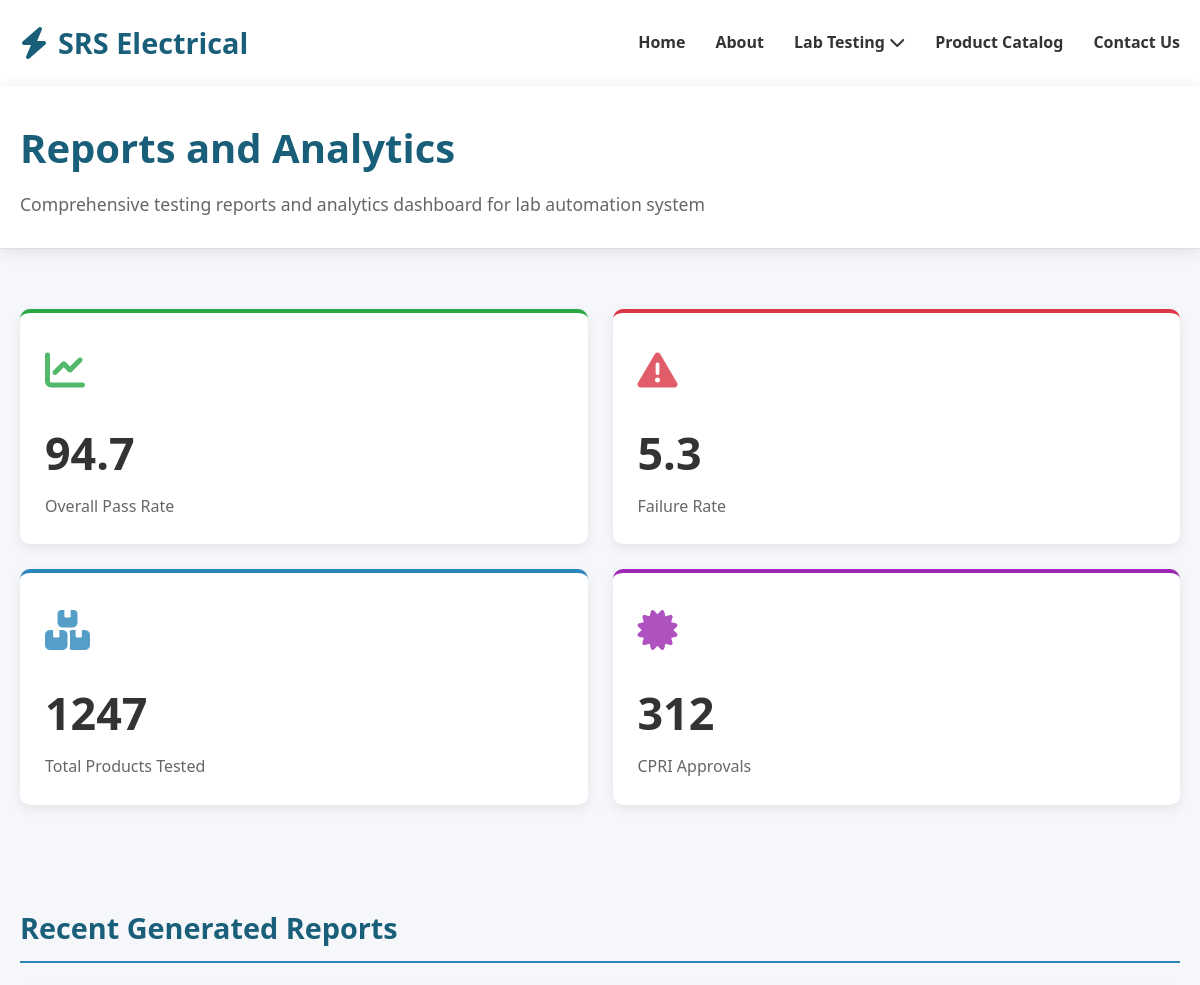
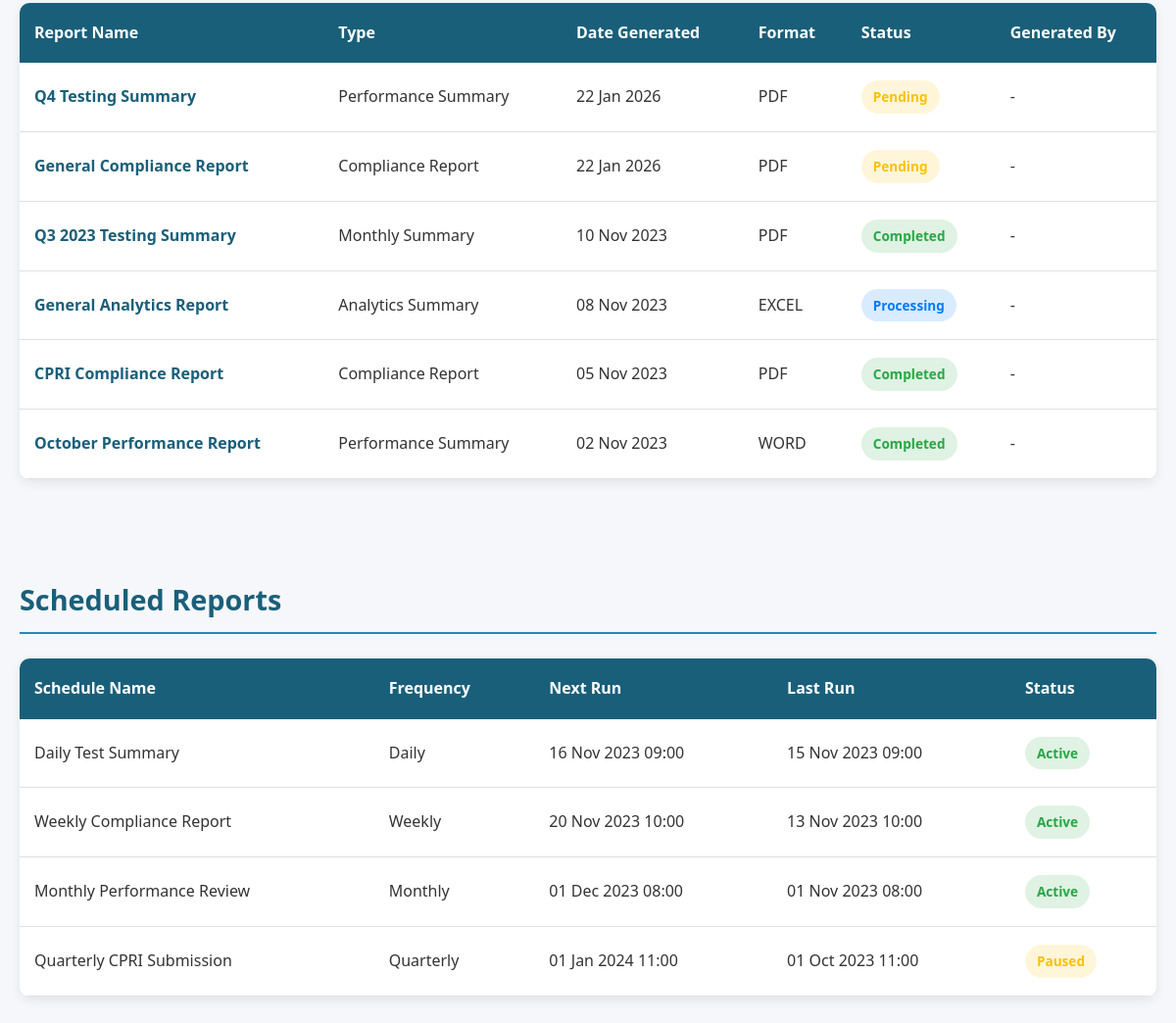
The app's page /report.php with its own data (2 pictures, top to bottom).
### tables this page shows
CREATE TABLE `analytics_summary` (
    `id` int(11) NOT NULL,
    `label` varchar(100) NOT NULL,
    `value` varchar(50) NOT NULL,
    `type` varchar(50) DEFAULT NULL,
    `created_at` timestamp NOT NULL DEFAULT current_timestamp()
);

CREATE TABLE `generated_reports` (
    `report_id` int(11) NOT NULL,
    `report_name` varchar(255) NOT NULL,
    `report_type` varchar(100) NOT NULL,
    `date_generated` date NOT NULL,
    `format` varchar(50) NOT NULL,
    `status` enum(
        'completed',
        'processing',
        'pending',
        'failed'
    ) NOT NULL,
    `size` varchar(50) NOT NULL,
    `generated_by` int(11) DEFAULT NULL
);

CREATE TABLE `scheduled_reports` (
    `schedule_id` int(11) NOT NULL,
    `schedule_name` varchar(255) NOT NULL,
    `frequency` enum(
        'Daily',
        'Weekly',
        'Monthly',
        'Quarterly',
        'Custom'
    ) NOT NULL,
    `next_run` datetime NOT NULL,
    `last_run` datetime NOT NULL,
    `status` enum('active', 'paused') NOT NULL,
    `report_type` varchar(100) NOT NULL
);

### report.php (the view, shortened to what this page needs)
<?php
$isAdminLoggedIn = isset($_SESSION['admin_id']);
include("config/conn.php");
$analyticsCards = [];
$analyticsQuery = "SELECT label, value, type FROM analytics_summary ORDER BY id ASC";
$analyticsResult = $conn->query($analyticsQuery);
if ($analyticsResult) {
    while ($row = $analyticsResult->fetch_assoc()) {
        $analyticsCards[] = $row;
    }
}
$recentReports = [];
$recentQuery = "
    SELECT gr.*, t.tester_name AS generated_by_name
    FROM generated_reports gr
    LEFT JOIN testers t ON gr.generated_by = t.tester_id
    ORDER BY gr.date_generated DESC
";
$recentResult = $conn->query($recentQuery);
if ($recentResult) {
    while ($row = $recentResult->fetch_assoc()) {
        $recentReports[] = $row;
    }
}
$scheduledReports = [];
$scheduledQuery = "SELECT * FROM scheduled_reports ORDER BY next_run ASC";
$scheduledResult = $conn->query($scheduledQuery);
if ($scheduledResult) {
    while ($row = $scheduledResult->fetch_assoc()) {
        $scheduledReports[] = $row;
    }
}
?>
<!DOCTYPE html>
<html lang="en">
<head>
    <link rel="stylesheet" href="https://cdnjs.cloudflare.com/ajax/libs/font-awesome/6.4.0/css/all.min.css">
</head>
<body>
    <header>
        <div class="container">
            <nav class="navbar">
                <a href="index.php" class="logo">
                    <i class="fas fa-bolt logo-icon"></i>
                    <span class="logo-text">SRS Electrical</span>
                </a>
                <ul class="nav-menu" id="navMenu">
                    <li><a href="index.php">Home</a></li>
                    <li><a href="about.php">About</a></li>
                    <li class="dropdown">
                        <a href="lab-testing.php">Lab Testing <i class="fas fa-chevron-down"></i></a>
                    </li>
                    <li><a href="product.php">Product Catalog</a></li>
                    <li><a href="contact.php">Contact Us</a></li>
                </ul>
            </nav>
        </div>
    </header>
    <header class="page-header">
        <div class="container">
            <h1 class="page-title">Reports and Analytics</h1>
            <p class="page-subtitle">Comprehensive testing reports and analytics dashboard for lab automation system</p>
        </div>
    </header>
    <div class="container">
        <section>
            <div class="analytics-cards">
                <?php
                $cardColors = ['card-1', 'card-2', 'card-3', 'card-4'];
                $cardIcons = ['fa-chart-line', 'fa-exclamation-triangle', 'fa-boxes', 'fa-certificate'];
                $i = 0;
                foreach ($analyticsCards as $card):
                    $colorClass = $cardColors[$i % count($cardColors)];
                    $iconClass = $cardIcons[$i % count($cardIcons)];
                ?>
                    <div class="analytics-card <?= $colorClass ?>">
                        <div class="card-icon"><i class="fas <?= $iconClass ?>"></i></div>
                        <div class="card-value"><?= htmlspecialchars($card['value']) ?></div>
                        <div class="card-label"><?= htmlspecialchars($card['label']) ?></div>
                    </div>
                <?php $i++;
                endforeach; ?>
            </div>
        </section>
        <section>
            <h2 class="section-title">Recent Generated Reports</h2>
            <div class="table-container">
                <div class="table-responsive">
                    <table class="data-table" id="recentReportsTable">
                        <thead>
                            <tr>
                                <th>Report Name</th>
                                <th>Type</th>
                                <th>Date Generated</th>
                                <th>Format</th>
                                <th>Status</th>
                                <th>Generated By</th>
                            </tr>
                        </thead>
                        <tbody>
                            <?php if (count($recentReports) == 0): ?>
                                <tr>
                                    <td colspan="<?= $isAdminLoggedIn ? 7 : 6 ?>" style="text-align:center;">No reports generated yet</td>
                                </tr>
                            <?php else: ?>
                                <?php foreach ($recentReports as $report): ?>
                                    <?php
                                    $statusClass = "status-pending";
                                    if ($report['status'] == "completed") $statusClass = "status-completed";
                                    elseif ($report['status'] == "processing") $statusClass = "status-processing";
                                    elseif ($report['status'] == "failed") $statusClass = "status-failed";
                                    ?>
                                    <tr>
                                        <td>
                                            <a href="api/view_report.php?id=<?= $report['report_id'] ?>" target="_blank" style="text-decoration: none; color: var(--primary-blue); font-weight: 600;">
                                                <?= htmlspecialchars($report['report_name']) ?>
                                            </a>
                                        </td>
                                        <td><?= htmlspecialchars($report['report_type']) ?></td>
                                        <td><?= date('d M Y', strtotime($report['date_generated'])) ?></td>
                                        <td><?= strtoupper($report['format']) ?></td>
                                        <td><span class="status-badge <?= $statusClass ?>"><?= ucfirst($report['status']) ?></span></td>
                                        <td><?= htmlspecialchars($report['generated_by_name'] ?? '-') ?></td>
                                    </tr>
                                <?php endforeach; ?>
                            <?php endif; ?>
                        </tbody>
                    </table>
                </div>
            </div>
        </section>
        <section>
            <h2 class="section-title">Scheduled Reports</h2>
            <div class="table-container">
                <div class="table-responsive">
                    <table class="data-table" id="scheduledReportsTable">
                        <thead>
                            <tr>
                                <th>Schedule Name</th>
                                <th>Frequency</th>
                                <th>Next Run</th>
                                <th>Last Run</th>
                                <th>Status</th>
                            </tr>
                        </thead>
                        <tbody>
                            <?php if (count($scheduledReports) == 0): ?>
                                <tr>
                                    <td colspan="<?= $isAdminLoggedIn ? 6 : 5 ?>" style="text-align:center;">No scheduled reports</td>
                                </tr>
                            <?php else: ?>
                                <?php foreach ($scheduledReports as $schedule): ?>
                                    <tr>
                                        <td><?= htmlspecialchars($schedule['schedule_name']) ?></td>
                                        <td><?= ucfirst($schedule['frequency']) ?></td>
                                        <td><?= date('d M Y H:i', strtotime($schedule['next_run'])) ?></td>
                                        <td><?= $schedule['last_run'] ? date('d M Y H:i', strtotime($schedule['last_run'])) : '-' ?></td>
                                        <td>
                                            <span class="status-badge <?= $schedule['status'] == "active" ? "status-completed" : "status-pending" ?>"><?= ucfirst($schedule['status']) ?></span>
                                        </td>
                                    </tr>
                                <?php endforeach; ?>
                            <?php endif; ?>
                        </tbody>
                    </table>
                </div>
            </div>
        </section>
    </div>
</body>
</html>

### report.php (style rules this page uses)
* { margin: 0; padding: 0; box-sizing: border-box; font-family: 'Segoe UI', Tahoma, Geneva, Verdana, sans-serif; }
:root { --primary-blue: #1a5f7a; --accent-blue: #2a86ba; --light-blue: #57c5e6; --dark-gray: #333; --medium-gray: #666; --light-gray: #f8f9fa; --white: #ffffff; --border-color: #e0e0e0; --shadow: 0 4px 12px rgba(0, 0, 0, 0.08); --transition: all 0.3s ease; --success-green: #28a745; --warning-orange: #ffc107; --danger-red: #dc3545; }
body { line-height: 1.6; color: var(--dark-gray); background-color: #f5f7fa; min-height: 100vh; }
.container { width: 100%; max-width: 1400px; margin: 0 auto; padding: 0 20px; }
section { padding: 30px 0; }
header { background-color: var(--white); box-shadow: 0 2px 15px rgba(0, 0, 0, 0.1); position: sticky; top: 0; z-index: 1000; }
.navbar { display: flex; justify-content: space-between; align-items: center; padding: 20px 0; }
.logo { display: flex; align-items: center; text-decoration: none; }
.logo-icon { color: var(--primary-blue); font-size: 2rem; margin-right: 10px; }
.logo-text { font-size: 1.8rem; font-weight: 700; color: var(--primary-blue); }
.nav-menu { display: flex; list-style: none; }
.nav-menu li { position: relative; margin-left: 30px; }
.nav-menu a { text-decoration: none; color: var(--dark-gray); font-weight: 600; transition: var(--transition); padding: 5px 0; position: relative; }
.nav-menu a:after { content: ''; position: absolute; width: 0; height: 2px; background: var(--primary-blue); left: 0; bottom: 0; transition: var(--transition); }
.dropdown { position: relative; }
.page-header { background-color: var(--white); padding: 30px 0; border-bottom: 1px solid var(--border-color); margin-bottom: 30px; }
.page-title { font-size: 2.5rem; color: var(--primary-blue); font-weight: 700; margin-bottom: 10px; }
.page-subtitle { color: var(--medium-gray); font-size: 1.1rem; }
.section-title { font-size: 1.8rem; color: var(--primary-blue); margin-bottom: 25px; padding-bottom: 10px; border-bottom: 2px solid var(--accent-blue); }
.analytics-cards { display: grid; grid-template-columns: repeat(4, 1fr); gap: 25px; margin-bottom: 40px; }
.analytics-card { background-color: var(--white); border-radius: 10px; padding: 25px; box-shadow: var(--shadow); transition: var(--transition); border-top: 4px solid var(--accent-blue); }
.card-1 { border-top-color: var(--success-green); }
.card-2 { border-top-color: var(--danger-red); }
.card-3 { border-top-color: var(--accent-blue); }
.card-4 { border-top-color: #9c27b0; }
.card-icon { font-size: 2.5rem; margin-bottom: 15px; opacity: 0.8; }
.card-1 .card-icon { color: var(--success-green); }
.card-2 .card-icon { color: var(--danger-red); }
.card-3 .card-icon { color: var(--accent-blue); }
.card-4 .card-icon { color: #9c27b0; }
.card-value { font-size: 2.8rem; font-weight: 700; margin-bottom: 5px; color: var(--dark-gray); }
.card-label { color: var(--medium-gray); font-size: 1rem; font-weight: 500; }
.table-container { background-color: var(--white); border-radius: 10px; overflow: hidden; box-shadow: var(--shadow); margin-bottom: 40px; }
.data-table { width: 100%; border-collapse: collapse; }
.data-table thead { background-color: var(--primary-blue); color: var(--white); }
.data-table th { padding: 18px 15px; text-align: left; font-weight: 600; font-size: 1rem; }
.data-table tbody tr { border-bottom: 1px solid var(--border-color); transition: var(--transition); }
.data-table td { padding: 18px 15px; color: var(--dark-gray); }
.status-badge { display: inline-block; padding: 6px 12px; border-radius: 20px; font-weight: 600; font-size: 0.85rem; }
.status-completed { background-color: rgba(40, 167, 69, 0.15); color: var(--success-green); }
.status-pending { background-color: rgba(255, 193, 7, 0.15); color: var(--warning-orange); }
.status-processing { background-color: rgba(0, 123, 255, 0.15); color: #007bff; }
@media (max-width: 1200px) { .analytics-cards { grid-template-columns: repeat(2, 1fr); } }
.table-responsive { overflow-x: auto; }

### records on screen
analytics_summary: value "94.7", label "Overall Pass Rate"
analytics_summary: value "5.3", label "Failure Rate"
analytics_summary: value "1247", label "Total Products Tested"
analytics_summary: value "312", label "CPRI Approvals"
generated_reports: report_name "Q4 Testing Summary", report_type "Performance Summary", date_generated "22 Jan 2026", format "PDF", status "Pending", generated_by_name "-"
generated_reports: report_name "General Compliance Report", report_type "Compliance Report", date_generated "22 Jan 2026", format "PDF", status "Pending", generated_by_name "-"
generated_reports: report_name "Q3 2023 Testing Summary", report_type "Monthly Summary", date_generated "10 Nov 2023", format "PDF", status "Completed", generated_by_name "-"
generated_reports: report_name "General Analytics Report", report_type "Analytics Summary", date_generated "08 Nov 2023", format "EXCEL", status "Processing", generated_by_name "-"
generated_reports: report_name "CPRI Compliance Report", report_type "Compliance Report", date_generated "05 Nov 2023", format "PDF", status "Completed", generated_by_name "-"
generated_reports: report_name "October Performance Report", report_type "Performance Summary", date_generated "02 Nov 2023", format "WORD", status "Completed", generated_by_name "-"
scheduled_reports: schedule_name "Daily Test Summary", frequency "Daily", next_run "16 Nov 2023 09:00", last_run "15 Nov 2023 09:00", status "Active"
scheduled_reports: schedule_name "Weekly Compliance Report", frequency "Weekly", next_run "20 Nov 2023 10:00", last_run "13 Nov 2023 10:00", status "Active"
scheduled_reports: schedule_name "Monthly Performance Review", frequency "Monthly", next_run "01 Dec 2023 08:00", last_run "01 Nov 2023 08:00", status "Active"
scheduled_reports: schedule_name "Quarterly CPRI Submission", frequency "Quarterly", next_run "01 Jan 2024 11:00", last_run "01 Oct 2023 11:00", status "Paused"
